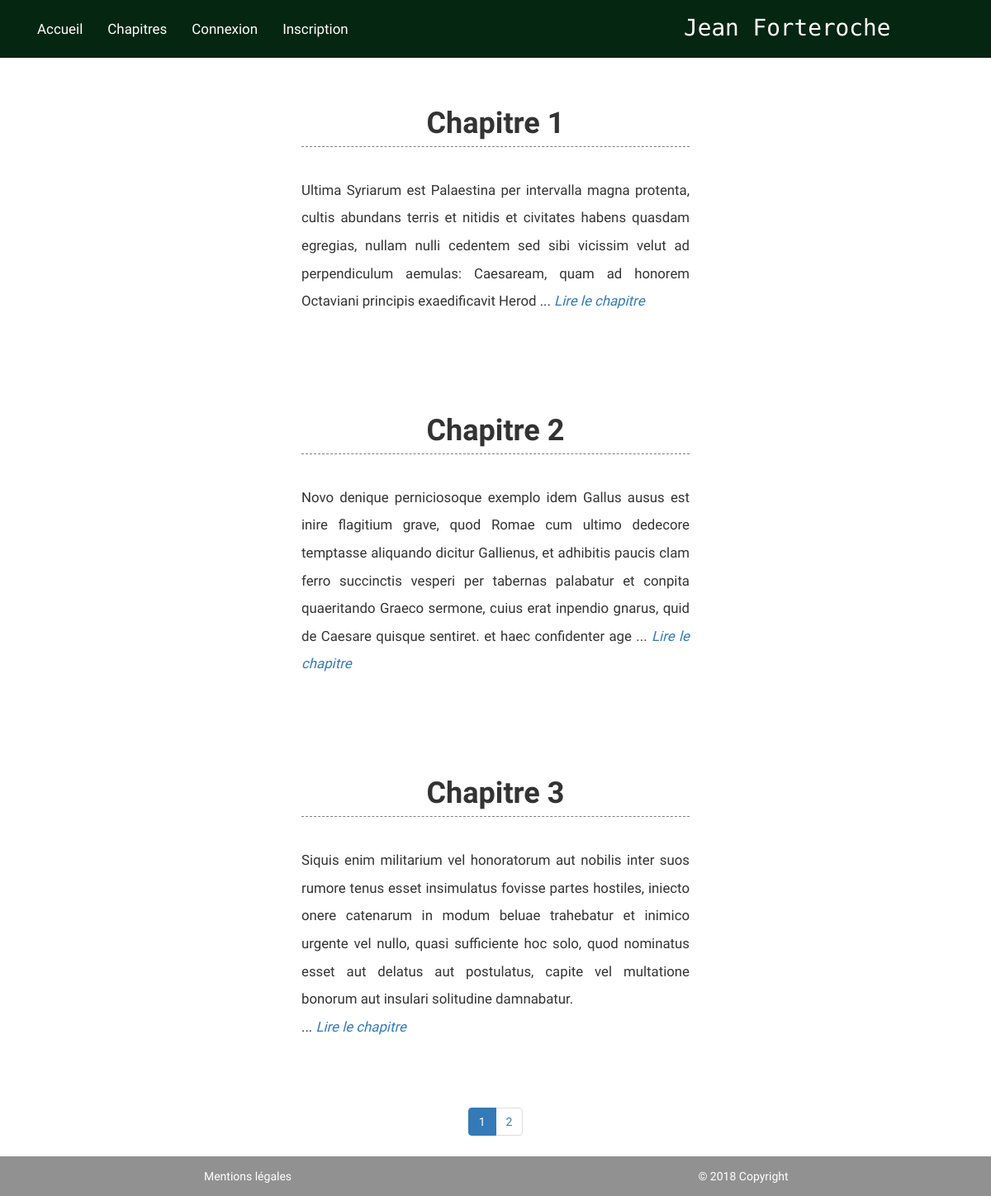
The page /index.php?action=posts on the database its author committed.
### tables this page shows
CREATE TABLE `articles` (
  `id` int(11) NOT NULL,
  `title` varchar(255) NOT NULL,
  `content` text NOT NULL
);

### controller/PostController.php (called while the page is built, shortened)
<?php
require_once('model/PostManager.php');
class PostController extends Controller
{
    private $postManager;
    public function __construct()
    {
        $this->postManager = new PostManager();
    }
    public function posts()
    {
        $articlesPerPage = 3;
        $totalPosts = $this->postManager->totalPosts();
        $pagesTotales = ceil($totalPosts/$articlesPerPage);
        $currentPage = 1;
        $start = ($currentPage-1)*$articlesPerPage;
        $posts = $this->postManager->getPosts($start, $articlesPerPage);
        $view = new View('Posts');
        $view->generate(array('posts' => $posts, 'pageTotales' => $pagesTotales, 'currentPage' => $currentPage));
    }
}

### Framework/Manager.php (called while the page is built, shortened)
<?php
abstract class Manager {
    private $db;
    protected function executeARequest($sql, $params = null)
    {
        if ($params === null)
        {
            $result = $this->getDb()->query($sql);
        }
        else
        {
            $result = $this->getDb()->prepare($sql);
            $result->execute($params);
        }
        return $result;
    }
    public function getDb()
    {
        if ($this->db === null)
        {
            $this->db = new PDO('mysql:host=localhost;dbname=blog;charset=utf8', 'root', '');
        }
        return $this->db;
    }
}

### model/PostManager.php (called while the page is built, shortened)
<?php
require_once("Framework/Manager.php");
require_once("model/entities/Post.php");
class PostManager extends Manager
{
    public function getPosts($start = 0, $articlesPerPage = 2)
    {
        $results = $this->executeARequest('SELECT id, title, content FROM articles LIMIT ' .$articlesPerPage. ' OFFSET ' .$start);
        $posts = [];
        foreach ($results as $element)
        {
            $post = new Post($element);
            $posts[] = $post;
        }
        return $posts;
    }
}

### Framework/Router.php (called while the page is built, shortened)
<?php
class Router
{
    public function requestRouter()
    {
        try {
            $request = new Request(array_merge($_GET, $_POST));
            $controller = $this->createController($request);
            $action = $this->createAction($request);
            $controller->executeAction($action);
        }
        catch (Exception $e)
        {
            $this->manageError($e);
        }
    }
    private function createController(Request $request)
    {
        $controller = "Post";
        $classController = $controller . "Controller";
        $fileController = "controller/" . $classController . ".php";
        if (file_exists($fileController))
        {
            $controller = new $classController();
            $controller->setRequest($request);
            return $controller;
        }
        else
            throw new Exception("Fichier '$fileController' introuvable");
    }
    private function createAction(Request $request)
    {
        $action = "index";
        if ($request->existParameter('action'))
        {
            $action = $request->getParameter('action');
        }
        return $action;
    }
}

### index.php (called while the page is built, shortened)
<?php
require('Framework/Router.php');
$router = new Router ();
$router->requestRouter();

### model/entities/Post.php (called while the page is built, shortened)
<?php
class Post
{
    private $id, $title, $content ;
    public function hydrate(array $data)
    {
        foreach ($data as $key => $value)
        {
            $method = 'set'.ucfirst($key);
        }
    }
    public function getId()
    {
        return $this->id;
    }
    public function setId($id)
    {
        $this->id = $id;
    }
    public function getTitle()
    {
        return $this->title;
    }
    public function setTitle($title)
    {
        $this->title = htmlspecialchars($title);
    }
    public function getContent()
    {
        return $this->content;
    }
    public function setContent($content)
    {
        $this->content = $content;
    }
}

### view/PostsView.php (the view, shortened to what this page needs)
<?php foreach ($posts as $post) { ?>
    <article class="col-xs-12 col-sm-8 col-md-4 col-lg-5 article">
        <h1> <?= $post->getTitle(); ?> </h1>
        <p><?= substr($post->getContent(), 0, 350)  . " ...";?> <em><a href="index.php?action=post&amp;id=<?= $post->getId() ?>">Lire le chapitre</a></em></p>
    </article>
<?php } ?>
<nav id="paginationNav">
    <ul class="pagination">
        <?php for ($i=1; $i<=$pageTotales;$i++) { ?>
            <li class="page-item <?php if ($currentPage === $i) { echo 'active'; } ?>">
                <a class="page-link" href="index.php?action=posts&amp;page=<?= $i ?>"><?= $i ?></a>
            </li>
        <?php } ?>
    </ul>
</nav>

### public/css/styles-small.css (style rules this page uses)
body { padding-top: 5em; font-family: 'Karma', serif; background-color: white; display: flex; flex-direction: column; min-height: 100vh; }
article { text-align: justify; line-height: 2; font-size: 1.2em; }
h1 { padding: 0.2em; border-bottom: 1px dashed grey; text-align: center; font-family: 'Dancing Script', cursive; font-weight: bold; margin: 1em auto; }
.article { margin: 1em auto 3em auto; }
#paginationNav { margin: auto; }

### rows shown on the page
articles: title "Chapitre 1", content "Ultima Syriarum est Palaestina per intervalla magna protenta, cultis abundans terris et nitidis et civitates habens quasdam egregias, nullam nulli cedentem sed sibi vicissim velut ad perpendiculum aemulas: Caesaream, quam ad honorem Octaviani principis exaedificavit Herod"
articles: title "Chapitre 2", content "Novo denique perniciosoque exemplo idem Gallus ausus est inire flagitium grave, quod Romae cum ultimo dedecore temptasse aliquando dicitur Gallienus, et adhibitis paucis clam ferro succinctis vesperi per tabernas palabatur et conpita quaeritando Graeco sermone, cuius erat inpendio gnarus, quid de Caesare quisque sentiret. et haec confidenter age"
articles: title "Chapitre 3", content "Siquis enim militarium vel honoratorum aut nobilis inter suos rumore tenus esset insimulatus fovisse partes hostiles, iniecto onere catenarum in modum beluae trahebatur et inimico urgente vel nullo, quasi sufficiente hoc solo, quod nominatus esset aut delatus aut postulatus, capite vel multatione bonorum aut insulari solitudine damnabatur."
